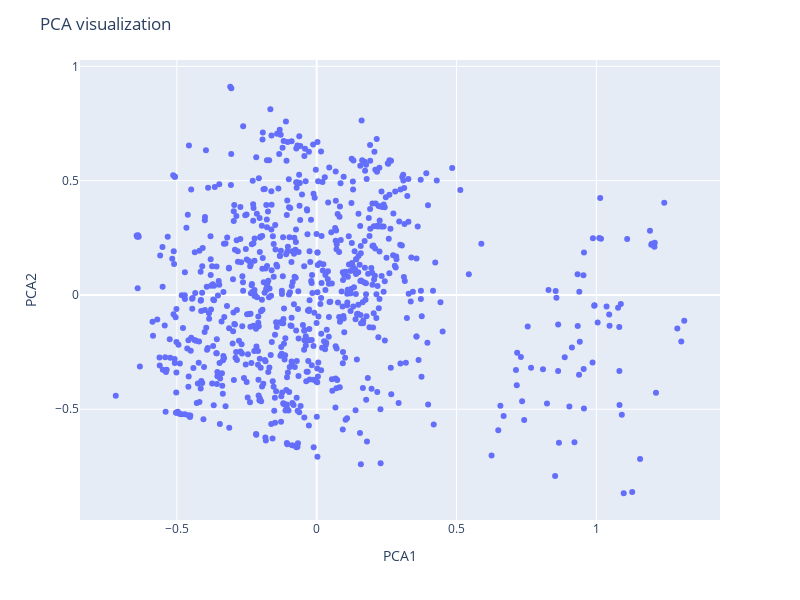

Write notebook code for a chart like this one.
### Markdown cell above
No seguinte gráfico podemos ver dois agrupamentos de dados isolados. Comparativamente com a análise realizada sem utilização de <i>feature reduction</i> são notáveis as diferenças entre os dois gráficos, neste os dados estão mais agrupados criando dois agrupamentos de dados, enquanto que no anterior os dados estavam muito misturados. Apesar deste notável melhoramento existe ainda alguma discrepância entre os dados.

### Code cell
fig = px.scatter(df_PCA, x=df_PCA['PC1'], y=df_PCA["PC2"], width=800, height=600)
fig.update_layout(
    title="PCA visualization",
    xaxis_title="PCA1",
    yaxis_title="PCA2",
)
fig.show()

### Figure 1 — Plotly figure (JSON) as saved in the notebook; plotly's stock layout.template omitted (floating-point values rounded to 4 significant figures; data arrays with more than 128 entries replaced by an {"elided": "..."} marker saying what was removed)
{"data": [{"hovertemplate": "PC1=%{x}<br>PC2=%{y}<extra></extra>", "legendgroup": "", "marker": {"color": "#636efa", "symbol": "circle"}, "mode": "markers", "name": "", "orientation": "v", "showlegend": false, "type": "scatter", "x": {"elided": "800 float values"}, "xaxis": "x", "y": {"elided": "800 float values"}, "yaxis": "y"}], "layout": {"height": 600, "legend": {"tracegroupgap": 0}, "margin": {"t": 60}, "title": {"text": "PCA visualization"}, "width": 800, "xaxis": {"anchor": "y", "domain": [0, 1], "title": {"text": "PCA1"}}, "yaxis": {"anchor": "x", "domain": [0, 1], "title": {"text": "PCA2"}}}}
